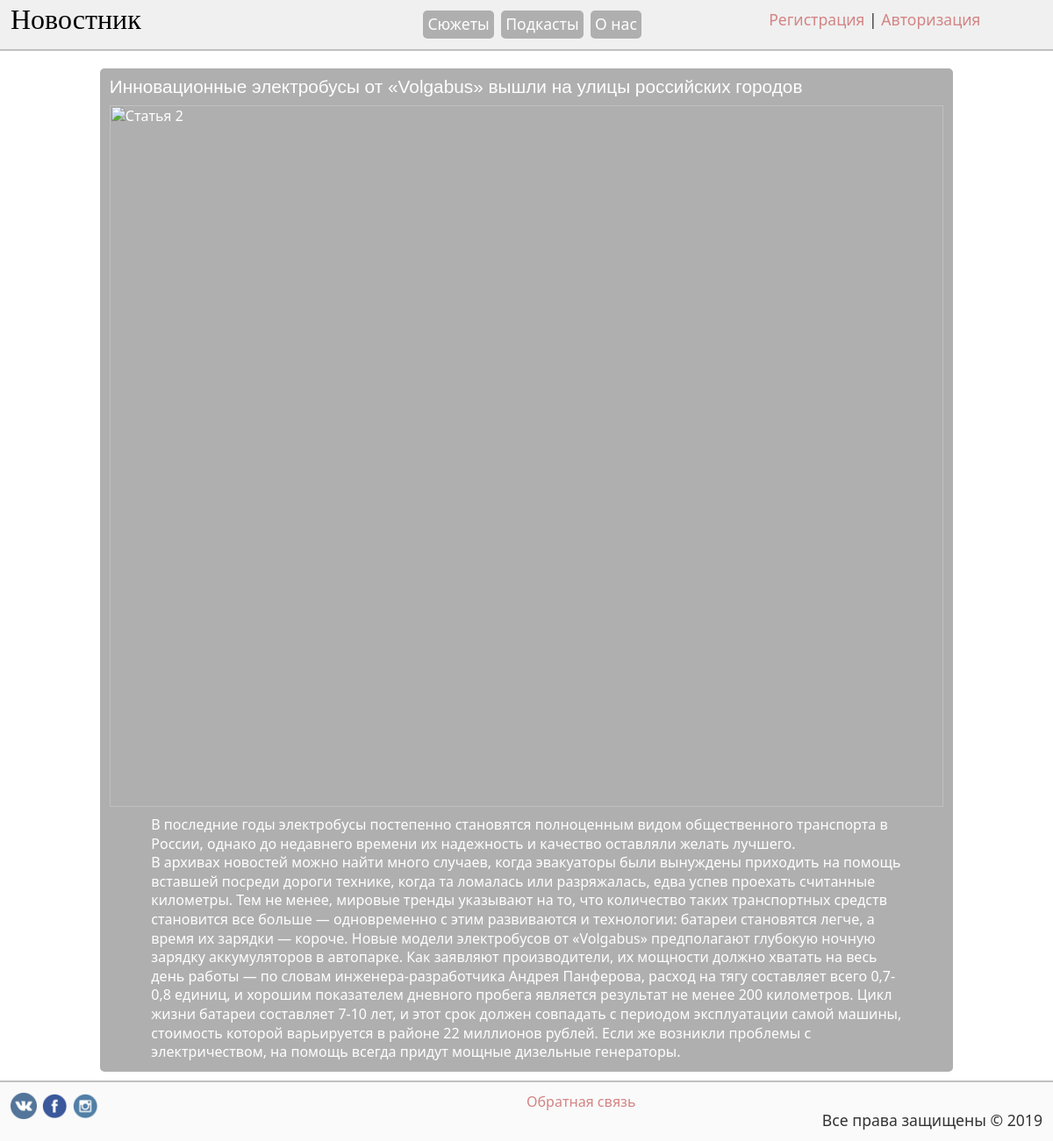
Page /article.php?id=2 on the committed database.
### tables this page shows
CREATE TABLE `news` (
  `id` int(11) UNSIGNED NOT NULL,
  `title` varchar(255) NOT NULL,
  `intro_text` text NOT NULL,
  `full_text` text NOT NULL
);

### functions/functions.php (called while the page is built, shortened)
<?php
	require_once "connect.php";
	function getNews ($limit, $id) {
		global $mysqli;
		if($id)
			$where = "WHERE `id` = ".$id;
		$result = $mysqli->query("SELECT * FROM `news` $where ORDER BY `id` DESC LIMIT $limit");
		if(!$id)
			return resultToArray ($result);
		else
			return $result->fetch_assoc();
	}
?>

### article.php (the view, shortened to what this page needs)
<html>
<head>
	<?php
		require_once "functions/functions.php";
		$news = getNews(1, $_GET["id"]);
		require_once "blocks/head.php";
	?>
</head>
<body>
	<?php require_once "blocks/header.php" ?>
	<div id="wrapper">
		<?php
		echo  '<div id="bigArticle"><h2>'.$news["title"].'</h2>
			<img src="/img/articles/'.$news["id"].'.jpg"  alt="Статья '.$news["id"].'" title="Статья '.$news["id"].'">
			<p>'.$news["intro_text"]."<br>".$news["full_text"].'</p>
			</div>';
		?>
	</div>
	<?php require_once "blocks/footer.php" ?>
</body>
</html>

### css/style.css (style rules this page uses)
* { margin: 0; padding: 0; outline: none; }
html { height: 100% }
body { width: 100%; height: 100%; background-color: #fff; color: #333; font-family: "Segoe UI", Arial, sans-serif; font-size: 1em; line-height: 135%; float: left; }
#wrapper { width: 90%; margin-left: 5%; float: left; }
#wrapper #bigArticle { width: 88%; margin-left: 5%; background-color: #afafaf; padding: 1%; border-radius: 5px; color: #ffffff; float: left; }
#wrapper #bigArticle img, #wrapper .article img { width: 100%; float: left; margin-bottom: 10px; }
#wrapper #bigArticle h2 { font-weight: normal; font-size: 1.3em; color: #ffffff; margin-bottom: 10px; font-family: Arial, sans-serif; }
#wrapper #bigArticle p, #wrapper .article p { width: 90%; margin-left: 5%; }

### rows in the picture
news: title "Инновационные электробусы от «Volgabus» вышли на улицы российских городов", intro_text "В последние годы электробусы постепенно становятся полноценным видом общественного транспорта в России, однако до недавнего времени их надежность и качество оставляли желать лучшего.", full_text "В архивах новостей можно найти много случаев, когда эвакуаторы были вынуждены приходить на помощь вставшей посреди дороги технике, когда та ломалась или разряжалась, едва успев проехать считанные километры. Тем не менее, мировые тренды указывают на то, что количество таких транспортных средств становится все больше — одновременно с этим развиваются и технологии: батареи становятся легче, а время их зарядки — короче. Новые модели электробусов от «Volgabus» предполагают глубокую ночную зарядку аккумуляторов в автопарке. Как заявляют производители, их мощности должно хватать на весь день работы — по словам инженера-разработчика Андрея Панферова, расход на тягу составляет всего 0,7-0,8 единиц,…"

### other values in the picture
date ('Y') "2019"
